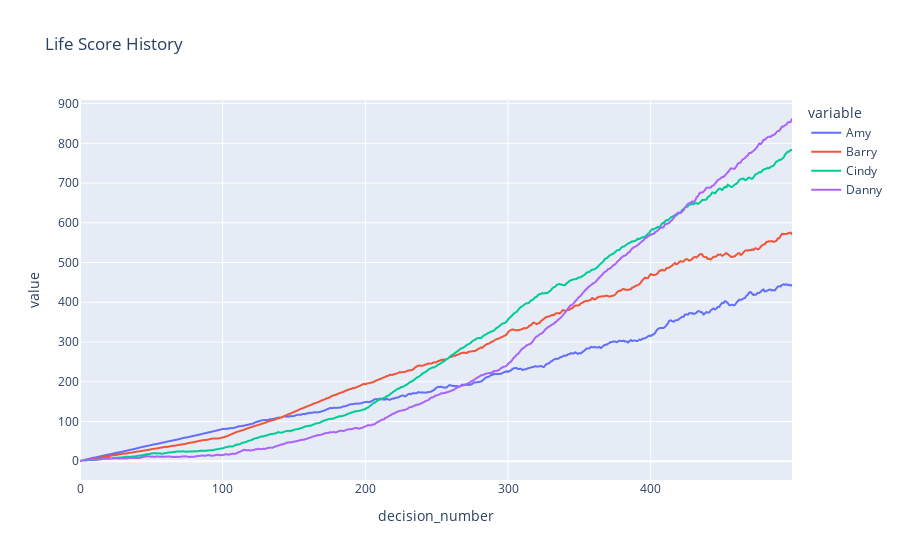

The cell this chart's notebook holds for it:
### Code cell
import numpy as np
import pandas as pd
import plotly.express as px


class Person:
    def __init__(self, name: str, foresight: int):
        self.name = name
        self.current_life_score = 0
        self.foresight = foresight

    def initialise_credit_bank(self, n_credits: int, delay: int):
        self.credit_bank = {
            f"credit_{i + 1}": [0] * delay * (i + 1) for i in range(n_credits)
        }

    def calc_new_life_score(
        self, decision_number: int, choice_array: np.ndarray
    ) -> float:
        # Get the row index of the highest sum of values in the choice array up to the person's "foresight" index
        highest_value_index = np.argmax(
            np.sum(choice_array[:, : self.foresight], axis=1)
        )

        # Extract this row from the choice array
        highest_value_row = choice_array[highest_value_index, :]

        # Add the first value of this row to the person's life score
        self.current_life_score += highest_value_row[0]

        # Update the person's credit bank with other values from this row
        for credit_number, credit_list in self.credit_bank.items():
            credit_number_int = int(credit_number.split("_")[-1])  # <-- use as index
            credit_list.append(highest_value_row[credit_number_int])

        # Add credit to person's life score
        for credit_number, credit_list in self.credit_bank.items():
            self.current_life_score += credit_list[decision_number]

        return self.current_life_score


class LifeSimulation:
    def __init__(
        self,
        people: list[Person],
        alpha: float,
        n_choices: int,
        n_credits: int,
        delay: int,
    ):
        self.people = people
        self.alpha = alpha
        self.n_choices = n_choices
        self.n_credits = n_credits
        self.delay = delay

    def scale_credit_scores(self, credit_scores: np.ndarray) -> np.ndarray:
        indices = np.arange(len(credit_scores))
        return credit_scores * np.exp(self.alpha * indices)

    def add_person(self, person: Person):
        self.people.append(person)

    def get_people(self) -> list[Person]:
        return self.people

    def get_person_by_name(self, name: str) -> Person | None:
        for person in self.people:
            if person.name == name:
                return person
        return None

    def get_number_of_people(self) -> int:
        return len(self.people)

    def generate_choice_array(self, n_choices: int, n_credits: int) -> np.ndarray:
        choice_list = []
        for i in range(n_choices):
            choice_list.append(
                self.scale_credit_scores(
                    np.random.uniform(low=-1.0, high=1.0, size=(n_credits + 1,))
                )
            )
        return np.array(choice_list)

    def simlulate_life(self, number_of_decisions: int):
        life_score_history = {"decision_number": list[int](range(number_of_decisions))}
        for person in self.people:
            person.initialise_credit_bank(self.n_credits, self.delay)
            life_score_history[person.name] = []
            for decision_number in range(number_of_decisions):
                choice_array = self.generate_choice_array(
                    self.n_choices, self.n_credits
                )
                person.calc_new_life_score(decision_number, choice_array)
                life_score_history[person.name].append(person.current_life_score)
        return pd.DataFrame(life_score_history)


def main():
    # Define people
    people = [
        Person("Amy", 1),
        Person("Barry", 2),
        Person("Cindy", 3),
        Person("Danny", 4),
    ]

    # Define simulation configuration
    alpha = 0.3
    n_choices = 10
    n_credits = 4
    delay = 100
    number_of_decisions = 500

    # Run simulation
    simulation = LifeSimulation(people, alpha, n_choices, n_credits, delay)
    life_score_history_df = simulation.simlulate_life(number_of_decisions)
    print(life_score_history_df)

    fig = px.line(
        life_score_history_df,
        x="decision_number",
        y=life_score_history_df.columns,
        title="Life Score History",
    )
    fig.show()


if __name__ == "__main__":
    main()

### Figure 1 — Plotly figure (JSON) as saved in the notebook; plotly's stock layout.template omitted (floating-point values rounded to 4 significant figures; data arrays with more than 128 entries replaced by an {"elided": "..."} marker saying what was removed)
{"data": [{"hovertemplate": "variable=Amy<br>decision_number=%{x}<br>value=%{y}<extra></extra>", "legendgroup": "Amy", "line": {"color": "#636efa", "dash": "solid"}, "marker": {"symbol": "circle"}, "mode": "lines", "name": "Amy", "showlegend": true, "type": "scattergl", "x": {"elided": "500 int values"}, "xaxis": "x", "y": {"elided": "500 float values"}, "yaxis": "y"}, {"hovertemplate": "variable=Barry<br>decision_number=%{x}<br>value=%{y}<extra></extra>", "legendgroup": "Barry", "line": {"color": "#EF553B", "dash": "solid"}, "marker": {"symbol": "circle"}, "mode": "lines", "name": "Barry", "showlegend": true, "type": "scattergl", "x": {"elided": "500 int values"}, "xaxis": "x", "y": {"elided": "500 float values"}, "yaxis": "y"}, {"hovertemplate": "variable=Cindy<br>decision_number=%{x}<br>value=%{y}<extra></extra>", "legendgroup": "Cindy", "line": {"color": "#00cc96", "dash": "solid"}, "marker": {"symbol": "circle"}, "mode": "lines", "name": "Cindy", "showlegend": true, "type": "scattergl", "x": {"elided": "500 int values"}, "xaxis": "x", "y": {"elided": "500 float values"}, "yaxis": "y"}, {"hovertemplate": "variable=Danny<br>decision_number=%{x}<br>value=%{y}<extra></extra>", "legendgroup": "Danny", "line": {"color": "#ab63fa", "dash": "solid"}, "marker": {"symbol": "circle"}, "mode": "lines", "name": "Danny", "showlegend": true, "type": "scattergl", "x": {"elided": "500 int values"}, "xaxis": "x", "y": {"elided": "500 float values"}, "yaxis": "y"}], "layout": {"legend": {"title": {"text": "variable"}, "tracegroupgap": 0}, "title": {"text": "Life Score History"}, "xaxis": {"anchor": "y", "domain": [0, 1], "title": {"text": "decision_number"}}, "yaxis": {"anchor": "x", "domain": [0, 1], "title": {"text": "value"}}}}
